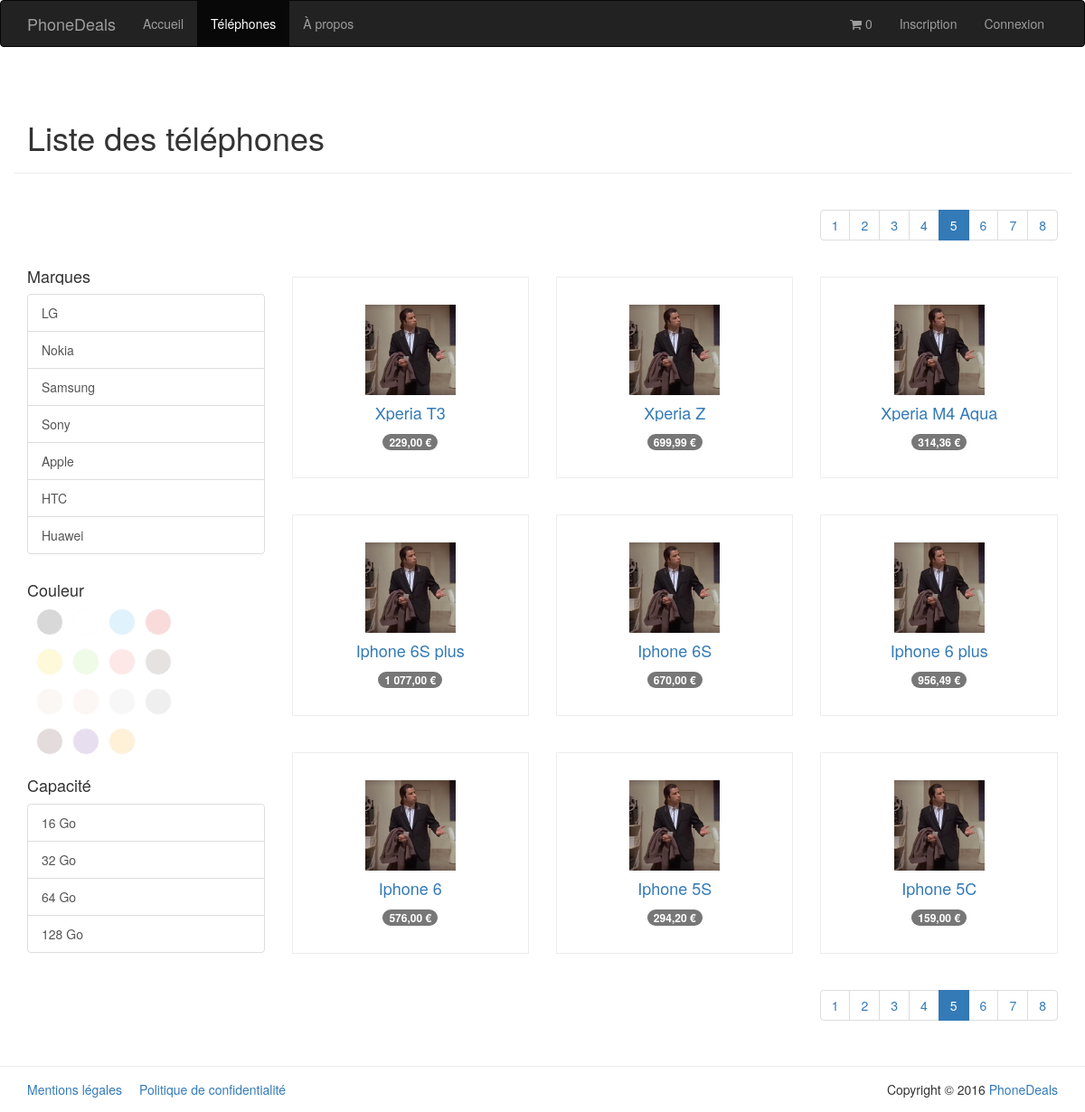
Page /index.php?page=list&p=5 on the earlier database version.
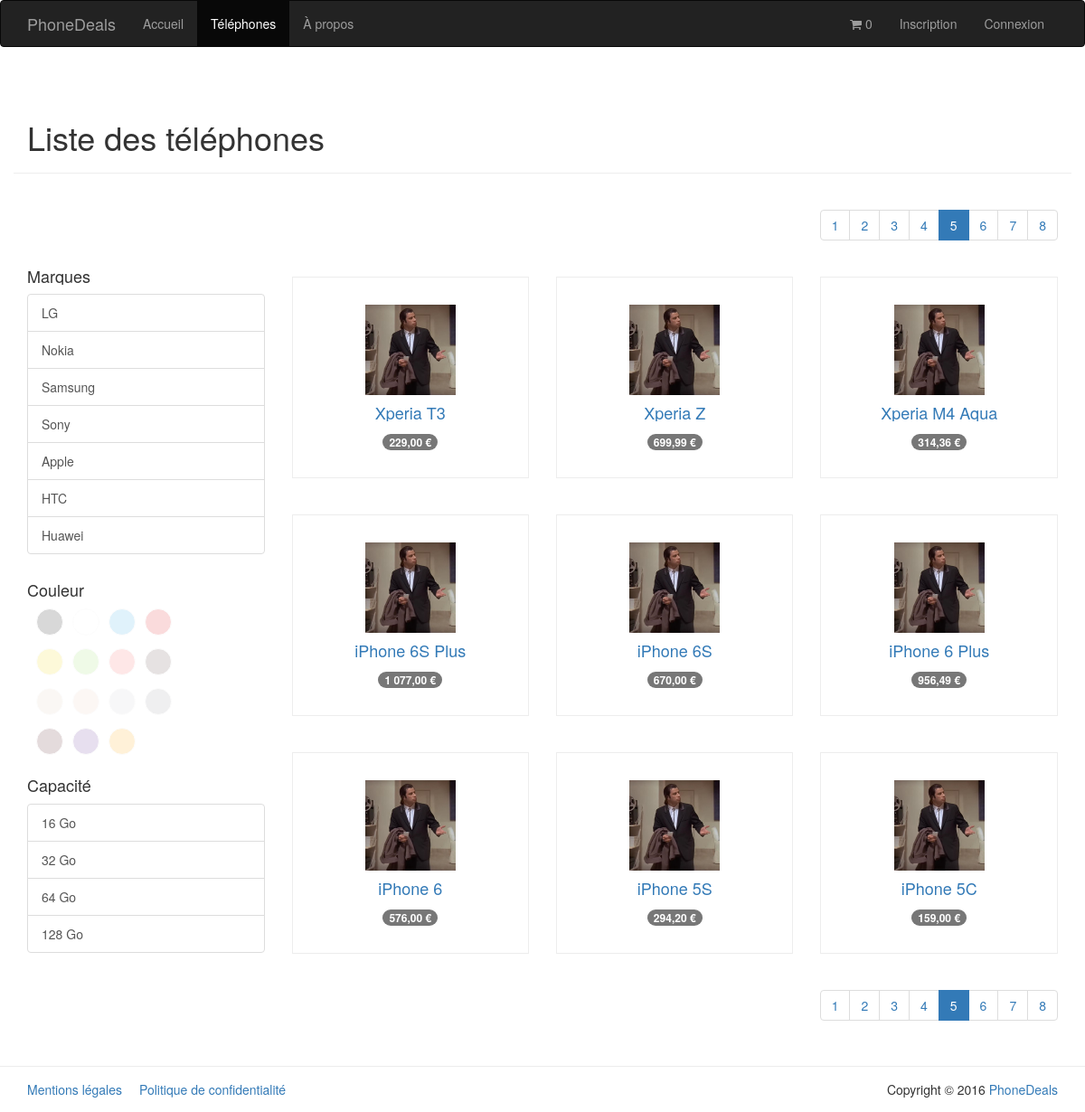
Same page on the later database version.
### tables this page shows
CREATE TABLE `brand` (
`id` int(11) NOT NULL,
  `name` varchar(128) NOT NULL
);

CREATE TABLE `color` (
`id` int(11) NOT NULL,
  `name` varchar(128) NOT NULL,
  `hex` varchar(7) NOT NULL
);

CREATE TABLE `capacity` (
`id` int(11) NOT NULL,
  `storage` int(11) NOT NULL
);

CREATE TABLE `phone` (
`id` int(11) NOT NULL,
  `name` varchar(64) NOT NULL,
  `brand` int(11) NOT NULL,
  `capacity` varchar(16) NOT NULL,
  `price` double NOT NULL,
  `color` varchar(16) NOT NULL,
  `description` text NOT NULL
);

### app/model/Phone.class.php (called while the page is built, shortened)
<?php
	class Phone {
		public function __get($nom){
			return $this->$nom;
		}
		public static function getPhonesListPaginate($start, $limit) {
			$db = PDOConnexion::getInstance();
			$sth = $db->prepare("SELECT * FROM phone LIMIT $start, $limit");
			$sth->setFetchMode(PDO::FETCH_CLASS|PDO::FETCH_PROPS_LATE, 'Phone');
			$sth->execute();
			return $sth->fetchAll();
		}
		public static function countPhones() {
			$db = PDOConnexion::getInstance();
			$sth = $db->prepare('SELECT COUNT(*) as total FROM phone');
			$sth->setFetchMode(PDO::FETCH_CLASS|PDO::FETCH_PROPS_LATE, 'Phone');
			$sth->execute();
			return $sth->fetch()->total;
		}
		public static function getPhoneThumbnail($id) {
			$db = PDOConnexion::getInstance();
			$sql = 'SELECT name, color FROM phone WHERE id = :id';
			$sth = $db->prepare($sql);
			$sth->setFetchMode(PDO::FETCH_CLASS|PDO::FETCH_PROPS_LATE, 'Phone');
			$sth->execute(array(
				':id' => $id
			));
			$req = $sth->fetch();
			$colors = explode(',', $req->color);
			$imgUrl = 'uploads/phones/' . $id . '/' . App::url($req->name) . '-' . $colors[0] . '.jpg';
			if (!file_exists($imgUrl)) {
				return 'img/default-thumbnail.jpg';
			}
			return $imgUrl;
		}
	}
?>

### app/model/Brand.class.php (called while the page is built, shortened)
<?php
	class Brand {
		public function __get($nom){
			return $this->$nom;
		}
		public static function getBrandList() {
			$db = PDOConnexion::getInstance();
			$sql = 'SELECT * FROM brand';
			$sth = $db->prepare($sql);
			$sth->setFetchMode(PDO::FETCH_CLASS|PDO::FETCH_PROPS_LATE, 'Brand');
			$sth->execute();
			return $sth->fetchAll();
		}
	}
?>

### app/model/Color.class.php (called while the page is built, shortened)
<?php
	class Color {
		public function __get($nom){
			return $this->$nom;
		}
		public static function getColorList() {
			$db = PDOConnexion::getInstance();
			$sql = 'SELECT * FROM color';
			$sth = $db->prepare($sql);
			$sth->setFetchMode(PDO::FETCH_CLASS|PDO::FETCH_PROPS_LATE, 'Color');
			$sth->execute();
			return $sth->fetchAll();
		}
	}
?>

### app/model/Capacity.class.php (called while the page is built, shortened)
<?php
	class Capacity {
		public function __get($nom){
			return $this->$nom;
		}
		public static function getCapacityList() {
			$db = PDOConnexion::getInstance();
			$sql = 'SELECT * FROM capacity';
			$sth = $db->prepare($sql);
			$sth->setFetchMode(PDO::FETCH_CLASS|PDO::FETCH_PROPS_LATE, 'Capacity');
			$sth->execute();
			return $sth->fetchAll();
		}
	}
?>

### app/view/list.php (the view, shortened to what this page needs)
<?php
	$url = 'index.php?page=list';
	$sort = array(
		'brand' => null,
		'color' => null,
		'capacity' => null
	);
	$toaddurl =array (
		'brand' => "",
		'color' => "",
		'capacity' => ""
	);
	if (isset($_GET['p'])) {
		if (is_numeric($_GET['p'])) {
			$page = $_GET['p'];
		}
		else {
			$page = 1;
		}
	}
	else {
		$page = 1;
	}
	$phonesPerPage = 9;
	$totalPhones = Phone::countPhones();
	$totalPages = ceil($totalPhones / $phonesPerPage);
	$start = ($page * $phonesPerPage - $phonesPerPage) + 1;
?>
<div class="container">
	<div class="row">
		<div class="col-md-12 page-header">
			<h1>Liste des téléphones</h1>
		</div>
	</div>
	<div class="row">
		<nav class="col-md-12">
			<ul class="pagination pull-right">
				<?php
					for ($i = 1 ; $i <= $totalPages ; $i++) {
						$current = ($i == $page) ? ' class="active"' : '';
						echo '<li' . $current . '><a href="index.php?page=list&p=' . $i . '">' . $i . '</a></li>';
					}
				?>
			</ul>
		</nav>
	</div>
	<div class="row">
		<div class="col-md-3">
			<div style="display: block; width: 100%; overflow: hidden;">
				<h4>Marques</h4>
				<div class="list-group">
					<?php
						$newurl = $url . $toaddurl['capacity'] . $toaddurl['color'];
						foreach (Brand::getBrandList() as $brand) {
							$active = ($sort['brand'] == strtolower($brand->name)) ? ' active' : '';
							echo '<a href="' . $newurl . '&brand=' . strtolower($brand->name) . '" class="list-group-item' . $active . '">' . $brand->name . '</a>';
						}
					?>
				</div>
			</div>
			<div style="display: block; width: 100%; overflow: hidden;">
				<h4>Couleur</h4>
				<ul style="list-style: none; margin: 0; padding: 0; width: 195px;">
					<?php
						$newurl = $url . $toaddurl['brand'] . $toaddurl['capacity'];
						foreach (Color::getColorList() as $color) {
							$unactive = ($sort['color'] != $color->id) ? ' class="unactive"' : '';
							echo '<li style="float: left; margin: 0 0 10px 10px;"><a href="' . $newurl . '&color=' . strtolower($color->id) . '" ' . $unactive . 'style="background: ' . $color->hex . '; border: 1px solid #ededed; display: inline-block; width: 30px; height: 30px; border-radius: 30px;" title="' . $color->name . '"></a></li>';
						}
					?>
				</ul>
			</div>
			<div style="display: block; width: 100%; overflow: hidden;">
				<h4>Capacité</h4>
				<div class="list-group">
					<?php
						$newurl = $url . $toaddurl['brand'] . $toaddurl['color'];
						foreach (Capacity::getCapacityList() as $capacity) {
							$active = ($sort['capacity'] == $capacity->storage) ? ' active' : '';
							echo '<a href="' . $newurl . '&capacity=' . $capacity->storage . '" class="list-group-item' . $active . '">' . $capacity->storage . ' Go</a>';
						}
					?>
				</div>
			</div>
		</div>
		<?php if (!isset($_GET['p']) || $_GET['p'] < $totalPages + 1) { ?>
			<div class="col-md-9">
				<div class="row">
					<?php
						foreach (Phone::getPhonesListPaginate($start, $phonesPerPage) as $phone) {
							echo '<div class="col-md-4 col-sm-6 col-xs-12" style="text-align: center">';
								echo '<div style="border: 1px solid #ededed; padding: 30px; margin: 20px 0;">';
									echo '<a href="index.php?page=product&id=' . $phone->id . '">';
										echo '<img src="' . Phone::getPhoneThumbnail($phone->id) . '" alt="' . $phone->name . '" style="width: 100px;">';
										echo '<h4>' . $phone->name . '</h4>';
									echo '</a>';
									if (isset($phone->promotionPrice)) {
										echo '<span class="badge old-price" style="background-color: transparent; height: 18px; color: #777;">' . number_format($phone->price, 2, ',', ' ') . ' &euro;</span> <span class="badge" style="background: #e74c3c;">' . $phone->promotionPrice . ' &euro;</span>';
									}
									else {
										echo '<span class="badge">' . number_format($phone->price, 2, ',', ' ') . ' &euro;</span>';
									}
								echo '</div>';
							echo '</div>';
						}
					?>
				</div>
			</div>
		<?php
			}
			else {
				echo '<div style="text-align: center;"><i class="fa fa-exclamation-circle" style="font-size: 120px; display: block; color: #e74c3c; margin: 60px 0 20px;"></i>Aucun produit</div>';
			}
		?>
	</div>
	<div class="row">
		<nav class="col-md-12">
			<ul class="pagination pull-right">
				<?php
					for ($i = 1 ; $i <= $totalPages ; $i++) {
						$current = ($i == $page) ? ' class="active"' : '';
						echo '<li' . $current . '><a href="index.php?page=list&p=' . $i . '">' . $i . '</a></li>';
					}
				?>
			</ul>
		</nav>
	</div>
</div>

### public/index.php (shortened to what this page needs)
<?php
	if (substr($_GET['page'], 0, 6) == 'admin/') {
		if (App::isAdmin()) {
			if (!file_exists(APP . '/view/' . $_GET['page'] . '.php')) {
				App::getHeader(404);
			}
			require_once(APP . '/view/admin/header.php');
			require_once(APP . '/view/' . $_GET['page'] . '.php');
			require_once(APP . '/view/admin/footer.php');
		}
		else {
			App::getHeader(404);
		}
	}
	else {
		if (!file_exists(APP . '/view/' . $_GET['page'] . '.php')) {
			App::getHeader(404);
		}
		else {
			require_once(APP . '/view/header.php');
			require_once(APP . '/view/' . $_GET['page'] . '.php');
			require_once(APP . '/view/footer.php');
		}
	}
?>

### app/view/header.php (shortened to what this page needs)
<!DOCTYPE html>
<html lang="fr">
	<head>
		<link href="css/bootstrap.min.css" rel="stylesheet">
		<link href="https://maxcdn.bootstrapcdn.com/font-awesome/4.5.0/css/font-awesome.min.css" rel="stylesheet">
	</head>
	<body>
		<nav class="navbar navbar-inverse">
			<div class="container">
				<div class="navbar-header">
					<a class="navbar-brand" href="index.php?page=home"><?php echo App::$siteTitle; ?></a>
				</div>
				<div id="navbar" class="collapse navbar-collapse">
					<ul class="nav navbar-nav">
						<li<?php App::isCurrentPage('home'); ?>><a href="index.php?page=home">Accueil</a></li>
						<li<?php App::isCurrentPage('list'); ?>><a href="index.php?page=list">Téléphones</a></li>
						<li<?php App::isCurrentPage('about'); ?>><a href="index.php?page=about">À propos</a></li>
					</ul>
					<ul class="nav navbar-nav navbar-right">
						<li><a href="index.php?page=cart"><i class="fa fa-shopping-cart"></i> 0</a></li>
						<?php if (App::isLogged()) : ?>
							<?php $member = Member::getMemberById($_SESSION['id']); ?>
							<li class="dropdown">
								<a aria-expanded="false" aria-haspopup="true" role="button" data-toggle="dropdown" class="dropdown-toggle" href="#" id="drop1">
									<img src="<?php echo App::getGravatar($member->email, 20); ?>" alt="Avatar de <?php echo $member->first_name; ?>" style="margin-right: 5px;" />
									<?php echo $member->first_name; ?>
									<span class="caret"></span>
								</a>
								<ul aria-labelledby="drop1" class="dropdown-menu">
									<li><a href="index.php?page=profile">Profil</a></li>
									<li><a href="index.php?page=orders">Mes commandes</a></li>
									<?php
										if ($member->admin) {
											echo '
												<li class="divider" role="separator"></li>
												<li><a href="index.php?page=admin/home">Administration</a></li>
											';
										}
									?>
								</ul>
							</li>
	                        <li><a href="index.php?page=signout">Déconnexion</a></li>
						<?php else: ?>
	                        <li<?php App::isCurrentPage('signup'); ?>><a href="index.php?page=signup">Inscription</a></li>
	                        <li<?php App::isCurrentPage('signin'); ?>><a href="#" data-toggle="modal" data-target="#signin-modal">Connexion</a></li>
	                    <?php endif; ?>
                    </ul>
				</div>
			</div>
		</nav>

### app/model/App.class.php (shortened to what this page needs)
<?php
	class App {
		public static function isCurrentPage($page) {
			if ($_GET['page'] == $page) {
				echo ' class="active"';
			}
		}
		public static function isLogged() {
			return false;
		}
		public static function url($url) {
			$url = strip_tags($url);
			$url = strtolower($url);
			$url = preg_replace('%[.,:\'"/\\\\[\]{}\%\-_!?]%simx', ' ', $url);
			$url = str_ireplace(' ', '-', $url);
			$url = str_ireplace('---', '-', $url);
			$url = str_ireplace('-|', '', $url);
			$url = str_ireplace('-&', '', $url);
			$url = self::removeAccents($url);
			return $url;
		}
		private static function removeAccents($str, $charset = 'utf-8') {
			$str = htmlentities($str, ENT_NOQUOTES, $charset);
			$str = preg_replace('#&([A-za-z])(?:acute|cedil|caron|circ|grave|orn|ring|slash|th|tilde|uml);#', '\1', $str);
			$str = preg_replace('#&([A-za-z]{2})(?:lig);#', '\1', $str);
			$str = preg_replace('#&[^;]+;#', '', $str);
			return $str;
		}
	}
?>

### app/view/footer.php (shortened to what this page needs)
		<footer id="footer" style="border-top: 1px solid #ededed; margin-top: 30px; padding: 15px 0;">
			<div class="container">
				<div class="row">
					<div class="col-md-8">
						<a href="index.php?page=legal">Mentions légales</a>
						<a href="index.php?page=privacy" style="margin-left:15px">Politique de confidentialité</a>
					</div>
					<div class="col-md-4 text-right">
						Copyright &copy; <?php echo date('Y') . ' <a href="index.php?page=home">' . App::$siteTitle . '</a>'; ?>
					</div>
				</div>
			</div>
		</footer>
	</body>
</html>

### app/view/list.php (style rules this page uses)
.unactive { opacity: 0.15; }
h4 { text-overflow: ellipsis; white-space: nowrap; overflow: hidden; display: block; }

Differences in the rows shown:
changed phone: name "Iphone 6S plus" → "iPhone 6S Plus"
changed phone: name "Iphone 6S" → "iPhone 6S"
changed phone: name "Iphone 6 plus" → "iPhone 6 Plus"
changed phone: name "Iphone 6" → "iPhone 6"
changed phone: name "Iphone 5S" → "iPhone 5S"
changed phone: name "Iphone 5C" → "iPhone 5C"
